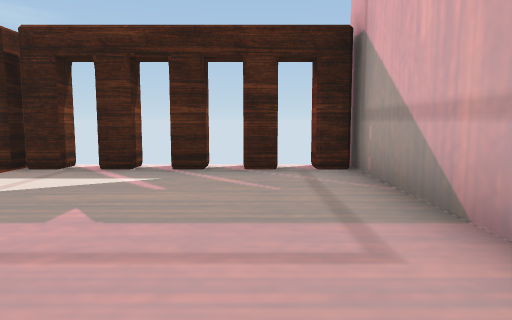
View 1 (above)

12 first-person views from a walk through a 3-D level made in the Unity game engine. The camera is 1.4 m above the floor, tilts 6° down and sees 70° across. The floor is counted in squares, 2 m on a side. Each view is taken from the middle of a square. On the plan, view 1 faces up. The plan holds only what a view shows up to about 11 squares ahead; the rest is blank. The player character is not drawn. Some animated figures are not drawn.

View 2
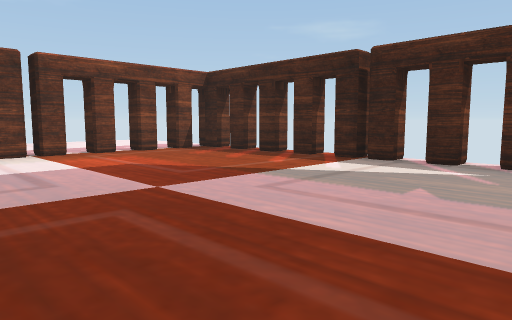

View 3
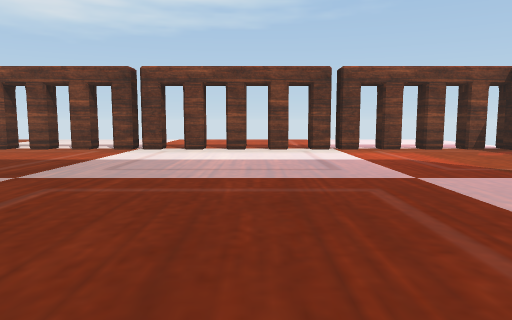

View 4
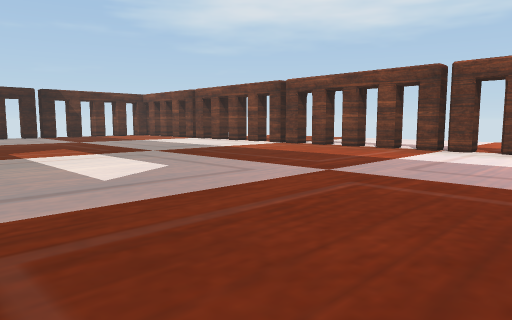

View 5
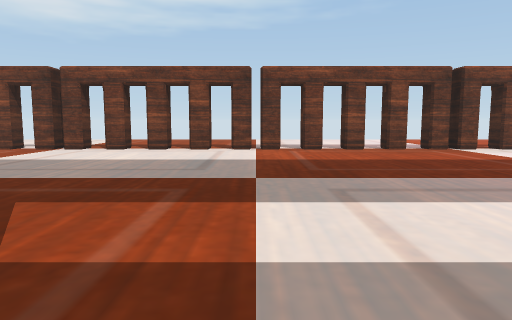

View 6
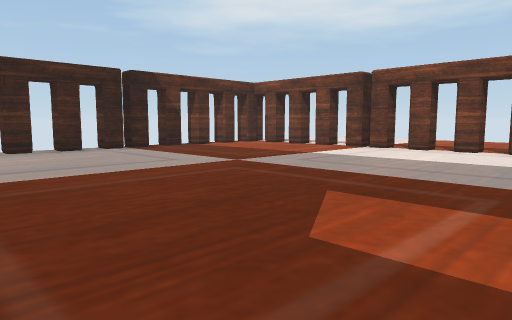

View 7
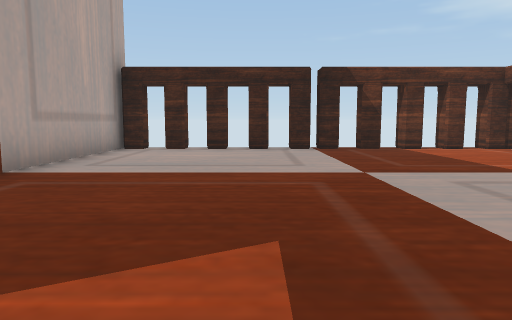

View 8
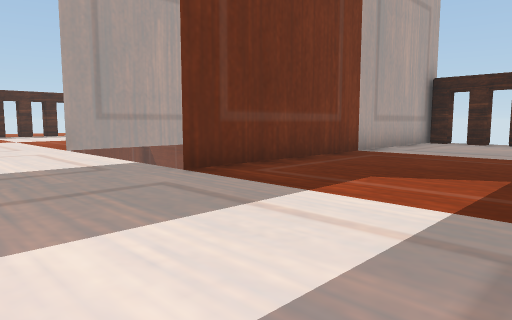

View 9
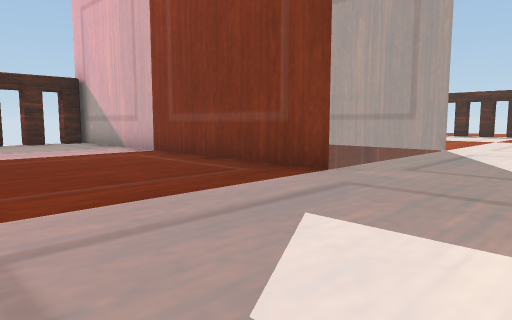

View 10
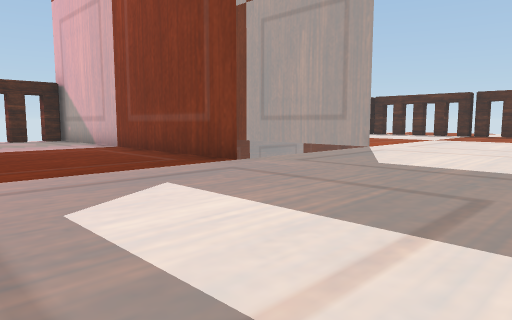

View 11
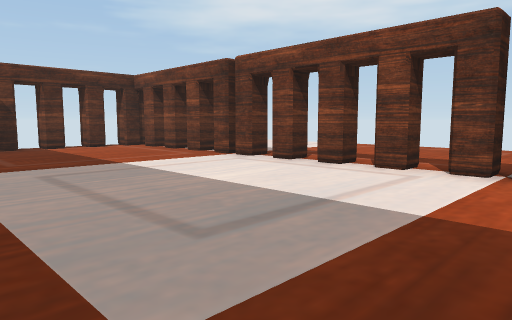

View 12
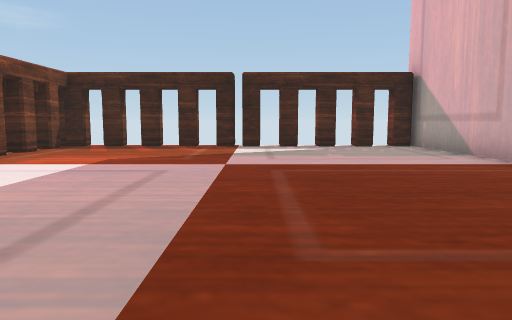

### Floor plan
Points are (right, up) in squares from view 1. A wall is a line through its corners. A room is listed if a view was taken in it or the views show most of it. See-through windows are left out.
Room 1 (views 1, 2, 3, 4, 5, 6, 7, 8, 9, 10, 11, 12)
walls: (1.5, -4.1) (1.5, 5.9); (1.4, 5.3) (0.9, 5.3) (0.9, 5.9); (0.4, 5.3) (-0.2, 5.3) (-0.2, 5.9); (-8.2, -5.2) (-8.2, -5.7); (-8.2, -7.3) (-8.2, -7.8); (-8.2, -8.4) (-8.2, -9.6); (-8.2, -3.4) (-8.2, -4.6); (-8.2, -2.3) (-8.2, -2.8); (-0.7, 5.9) (-0.7, 5.3) (-1.2, 5.3) (-1.2, 5.9); (-8.2, -10.2) (-8.2, -10.8); (1.5, -18.8) (1.5, -9); (-1.8, 5.9) (-1.8, 5.3) (-2.4, 5.3); (0.9, -18.9) (0.9, -18.3) (1.4, -18.3); (-1.2, -18.3) (-0.7, -18.3) (-0.7, -18.9); (-8.2, -0.1) (-8.2, -0.6); (-0.2, -18.9) (-0.2, -18.3) (0.4, -18.3); (-8.2, -12.3) (-8.2, -12.9); (-2.9, 5.9) (-2.9, 5.3) (-4.1, 5.3); (-2.4, -18.3) (-1.8, -18.3) (-1.8, -18.9); (-3.6, 5.9) (-3.6, 5.2); (-8.2, -13.4) (-8.2, -14.6); (-8.2, 1.6) (-8.2, 0.4); (-3.6, -18.2) (-3.6, -18.9); (-4.1, -18.3) (-2.9, -18.3) (-2.9, -18.9); (-4.7, 5.9) (-4.7, 5.3) (-5.1, 5.3); (-8.2, 2.8) (-8.2, 2.2); (-8.2, -15.2) (-8.2, -15.8); (-5.7, 5.9) (-5.7, 5.3) (-6.2, 5.3); (-5.2, -18.3) (-4.7, -18.3) (-4.7, -18.9); (-6.2, -18.3) (-5.7, -18.3) (-5.7, -18.9); (-6.8, 5.9) (-6.8, 5.3) (-7.4, 5.3); (-8.2, 4.9) (-8.2, 4.3); (-8.2, -17.2) (-8.2, -17.8); (-7.4, -18.3) (-6.8, -18.3) (-6.8, -18.9); (-7.9, 5.9) (-7.9, 5.3) (-8.8, 5.3); (-8.6, -18.3) (-7.9, -18.3) (-7.9, -18.9)
ways out: opening at (-8, -16.5); opening at (-8, -11.5); opening at (-8, -6.5); opening at (-8, -1.5); opening at (-8, 3.5); gap at (-8, -14); gap at (-8, -9); gap at (-8, -4); gap at (-8, 1); gap at (-3, -19); gap at (-3, 6)

Positions as (right, up) in squares from view 1, and headings:
1: (0, 0), facing up
2: (0, -1), facing up-left
3: (1, -1), facing left
4: (1, -1), facing down-left
5: (1, -9), facing left
6: (1, -9), facing down-left
7: (-2, -9), facing down
8: (-3, -6), facing down-right
9: (-3, -7), facing up-right
10: (-3, -9), facing up-right
11: (-3, -8), facing down-left
12: (-3, -5), facing up
